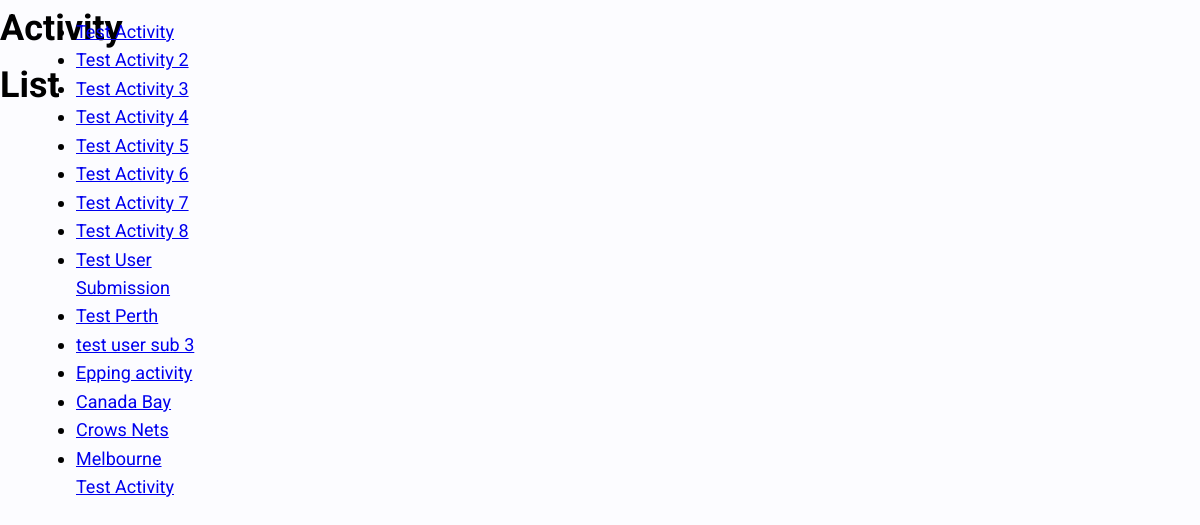
Page /activities/ on the earlier database version.
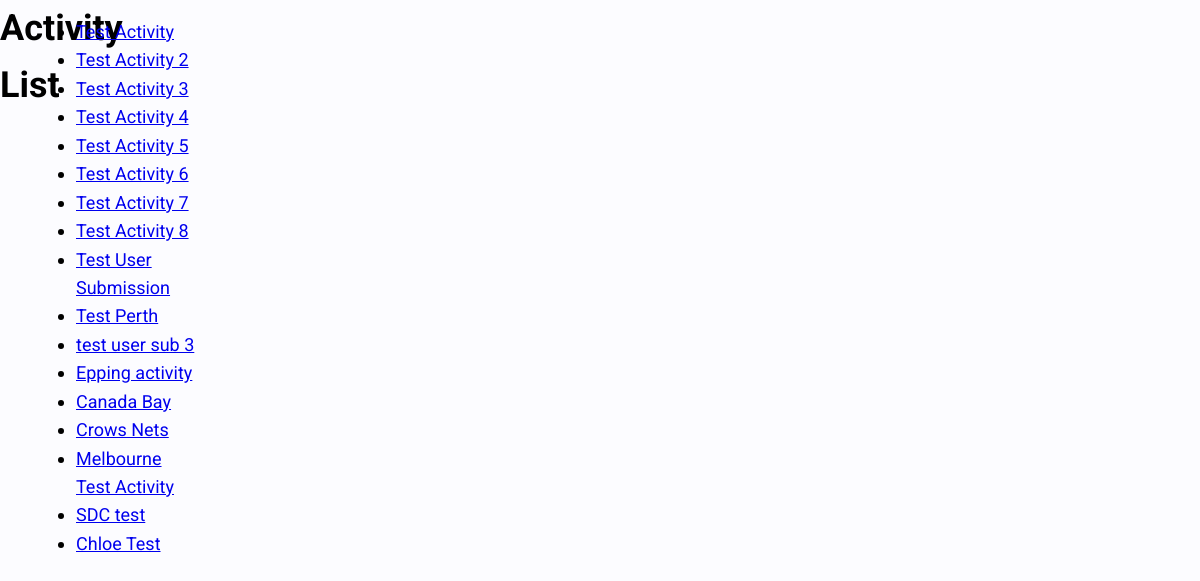
Same page on the later database version.
### radius/models.py (models this page shows, shortened)
class Activity(models.Model):
    name = models.CharField(max_length=200, help_text='Activity Name')
    description = models.TextField(help_text='Activity Description')
    address = models.CharField(max_length=200, help_text='Activity Address')
    tags = models.ManyToManyField(ActivityTags, help_text='Select Tags')
    id = models.UUIDField(primary_key=True, default=uuid.uuid4,
                          help_text='Activity Key')
    datetime = models.DateTimeField(default=datetime.datetime.now())
    longitude = models.FloatField(default=151.7420)
    latitude = models.FloatField(default=-33.871846)
    image = models.ImageField(upload_to='images/', default='noimage.jpg')
    def get_absolute_url(self):
        return reverse('activity-detail', args=[str(self.id)])

### radius/views.py (the view)
# urls.py: path('activities/', views.ActivityListView.as_view(), name='activities'),
class ActivityListView(generic.ListView):
    model = Activity

### radius/templates/radius/activity_list.html
{% extends "../base.html" %}
{% load static %}
{% block content %}
  <h1>Activity List</h1>
  {% if activity_list %}
  <ul>
    {% for activity in activity_list %}
      <li>
        <a href="{{ activity.get_absolute_url }}">{{ activity.name }}</a>
      </li>
    {% endfor %}
  </ul>
  {% else %}
    <p>Oh No</p>
  {% endif %}
{% endblock %}

### radius/templates/base.html (shortened to what this page needs)
{% load static %}
<!DOCTYPE html>
<html lang="en">
<head>
    <link rel='stylesheet' href='https://api.mapbox.com/mapbox-gl-js/plugins/mapbox-gl-geocoder/v4.7.0/mapbox-gl-geocoder.css' type='text/css'/>
    <link href='https://api.tiles.mapbox.com/mapbox-gl-js/v2.5.0/mapbox-gl.css' rel='stylesheet'/>
    <link rel="stylesheet" href="{% static 'css/style.css' %}">
    <link rel="stylesheet" href="https://cdnjs.cloudflare.com/ajax/libs/font-awesome/5.15.3/css/all.min.css">
</head>
<body>
    <div class="grid-main">
    {% block content %} {% endblock %}
    </div>
</body>
</html>

### radiusproject/static/css/style.css (style rules this page uses)
*, *::before, *::after { box-sizing: border-box; }
:root { --clr-darkGreen: #5EAE66; --clr-lightGreen: #AFDEB4; --clr-green2:#C5ED97; --clr-lightGreen2:#E9FFD0; --clr-text: #000; --clr-grey1: #DBDBE9; --clr-grey2:#F1F1FA; --clr-grey3:#FCFCFF; }
body { background-color: var(--clr-grey3); color: var(--clr-text); font-family: 'Roboto', sans-serif; font-weight: 400; line-height: 1.58; font-size: 14px; padding: 5px, 5px, 5px; min-height:calc(100vh - 2 * 12px); }
html { min-height:100vh; }
h1 { font-weight: bold; margin: 0; }
* { box-sizing: border-box; }
@media (min-width: 641px) { body { margin:0px; font-size:16px; } }
@media (min-width: 641px) { .grid-main { display: grid; grid-template-columns: minmax(1em, 1fr) minmax(5rem,10rem) repeat(2, minmax(10rem, 35rem)) minmax(1em, 1fr); gap: 1em; position: relative; } }
@media (min-width: 1008px) { body { font-size:18px; } }

Differences in the rows shown:
added Activity: name "SDC test"
added Activity: name "Chloe Test"
